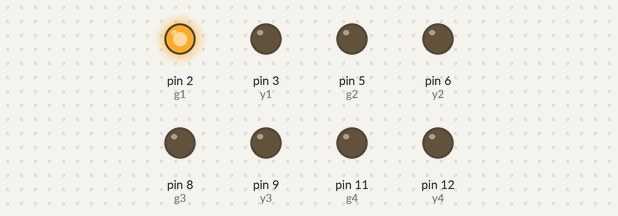
The sketch below on a simulated Arduino Uno, built with avr-gcc and run on an emulated ATmega328P. On the bench: output pins drawn as LEDs (lit = HIGH). Pins used as bus, display or sensor lines are not drawn.

Above: at 5.0 s.
At 18.0 s:
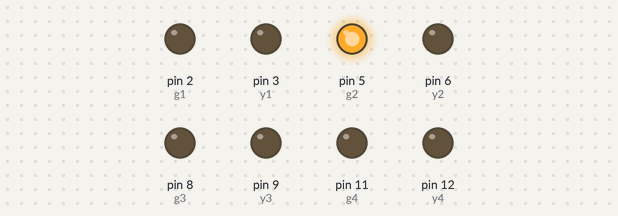
At 24.5 s:
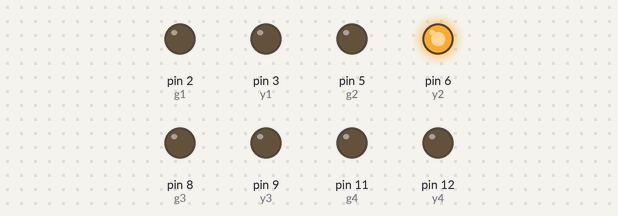
At 31.0 s:
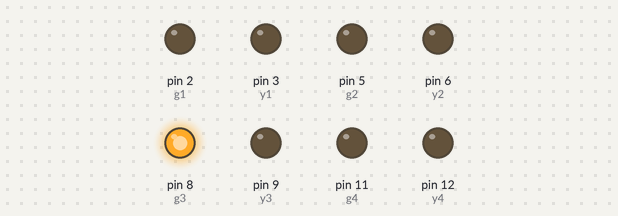
At 44.0 s:
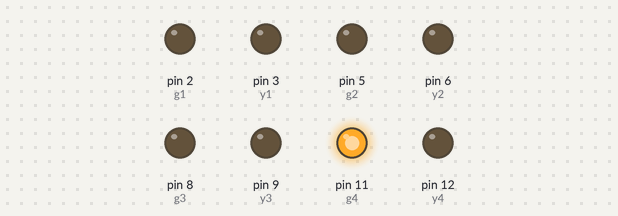
At 63.5 s:
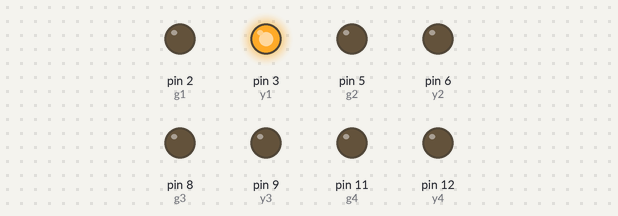
Timing chart, 0 to 67.6 s (numbered marks = the images above):
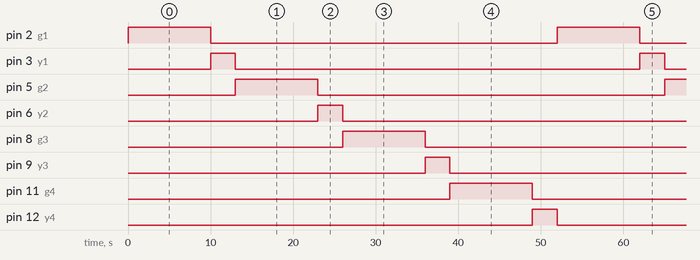

The sketch:

traficlight4lampu.ino
```cpp
int g1 = 2;
int y1 = 3;
int r1 = 4;
int g2 = 5;
int y2 = 6;
int r2 = 7;
int g3 = 8;
int y3 = 9;
int r3 = 10;
int g4 = 11;
int y4 = 12;
int r4 = 13;

void setup() {
  // put your setup code here, to run once:
pinMode (r1, OUTPUT);
pinMode (y1, OUTPUT);
pinMode (g1, OUTPUT);
pinMode (r2, OUTPUT);
pinMode (y2, OUTPUT);
pinMode (g2, OUTPUT);
pinMode (r3, OUTPUT);
pinMode (y3, OUTPUT);
pinMode (g3, OUTPUT);
pinMode (r4, OUTPUT);
pinMode (y4, OUTPUT);
pinMode (g4, OUTPUT);
}

void loop() {
  // put your main code here, to run repeatedly:
// PATTERN 1 AND 2

digitalWrite(g1,HIGH);
digitalWrite(r2,HIGH);
digitalWrite(r3,HIGH);
digitalWrite(r4,HIGH);
delay(10000);

digitalWrite(g1,LOW);

digitalWrite(y1,HIGH);
digitalWrite(r2,HIGH);
digitalWrite(r3,HIGH);
digitalWrite(r4,HIGH);
delay(3000);

digitalWrite(y1,LOW);
digitalWrite(r2,LOW);

digitalWrite(r1,HIGH);
digitalWrite(g2,HIGH); //2nd light
digitalWrite(r3,HIGH);
digitalWrite(r4,HIGH);
delay(10000);

digitalWrite(g2,LOW);

digitalWrite(y2,HIGH);
digitalWrite(r1,HIGH);
digitalWrite(r3,HIGH);
digitalWrite(r4,HIGH);
delay(3000);

digitalWrite(y2,LOW);
digitalWrite(r3,LOW);

digitalWrite(g3,HIGH);//3rd light
digitalWrite(r1,HIGH);
digitalWrite(r2,HIGH);
digitalWrite(r4,HIGH);
delay(10000);

digitalWrite(g3,LOW);


digitalWrite(y3,HIGH);
digitalWrite(r1,HIGH);
digitalWrite(r2,HIGH);
digitalWrite(r4,HIGH);
delay(3000);

digitalWrite(y3,LOW);
digitalWrite(r3,LOW);
digitalWrite(r4,LOW);

digitalWrite(g4,HIGH);//4th light
digitalWrite(r1,HIGH);
digitalWrite(r2,HIGH);
digitalWrite(r3,HIGH);
delay(10000);

digitalWrite(g4,LOW);
digitalWrite(r4,LOW);


digitalWrite(y4,HIGH);
digitalWrite(r1,HIGH);
digitalWrite(r2,HIGH);
digitalWrite(r3,HIGH);
delay(3000);

digitalWrite(y4,LOW);
digitalWrite(r4,LOW);
digitalWrite(r1,LOW);

}
```

Measured:
- by itself, pin 2 (g1), pin 5 (g2), pin 8 (g3), pin 11 (g4): alternates HIGH for 10.0 s and LOW for 42.0 s
- by itself, pin 3 (y1), pin 6 (y2), pin 9 (y3), pin 12 (y4): alternates HIGH for 3.0 s and LOW for 49.0 s
- by itself, everything shown: repeats every 52.0 s, in 9 steps
